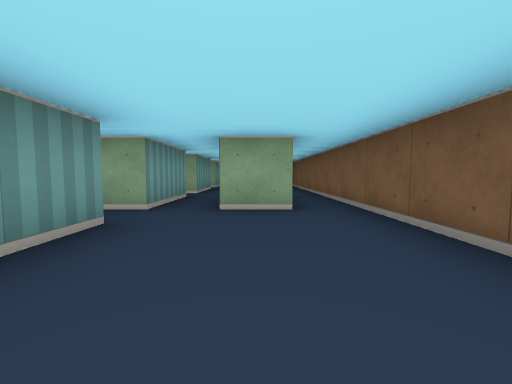
[1] (above)

24 first-person views from a walk through a cub3D maze. The camera is about half as high as the walls, tilts 4° down and sees 90° across. The floor is counted in squares. Each view is taken from the middle of a square. On the plan, view 1 faces up. The plan holds only what a view shows up to about 9 squares ahead; the rest is blank. The place goes on beyond the plan.

[2]
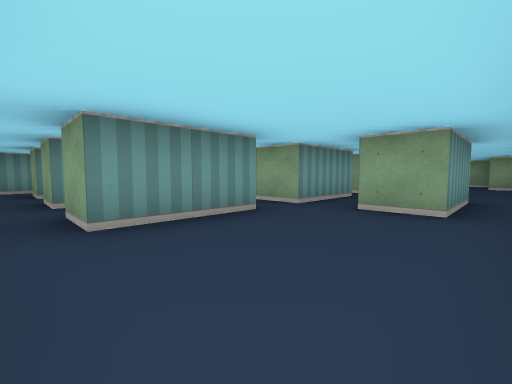

[3]
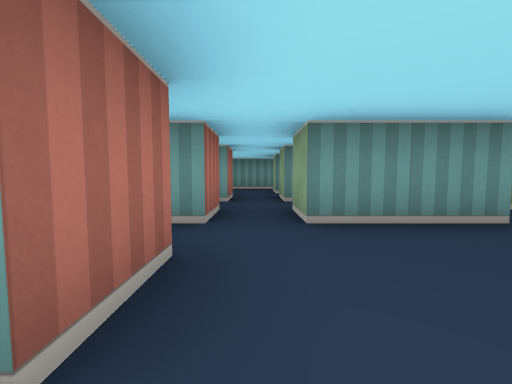

[4]
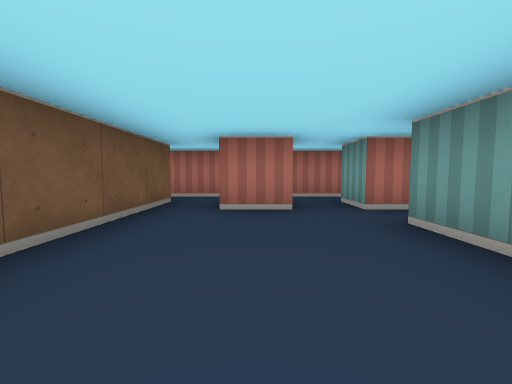

[5]
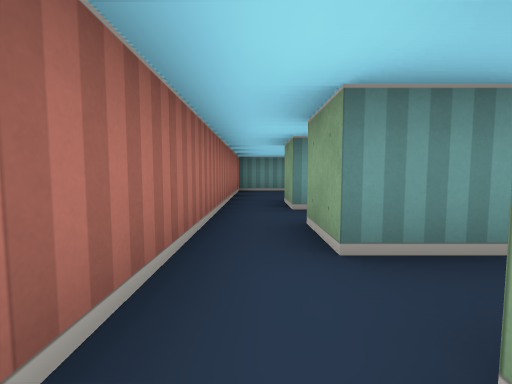

[6]
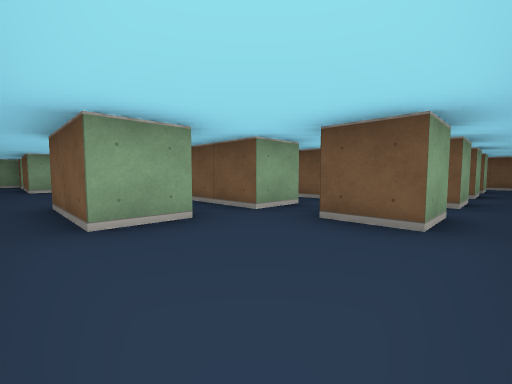

[7]
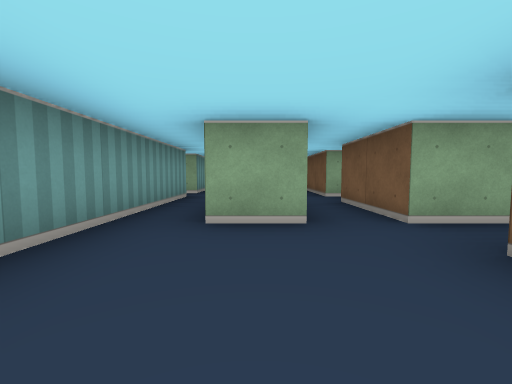

[8]
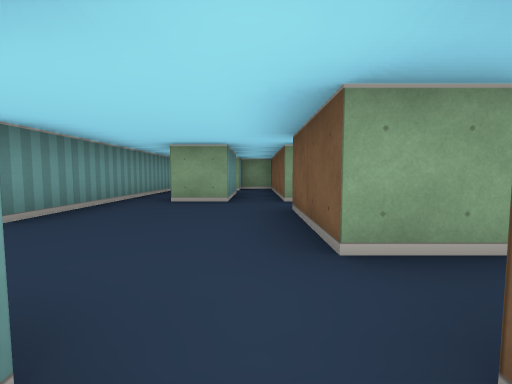

[9]
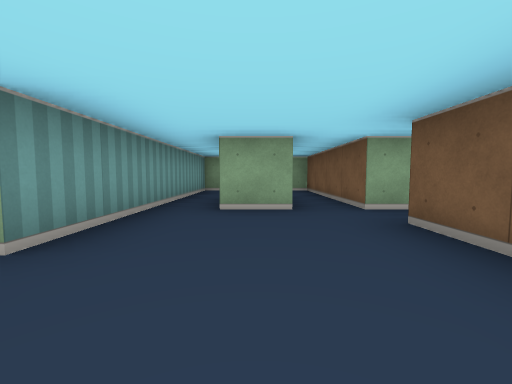

[10]
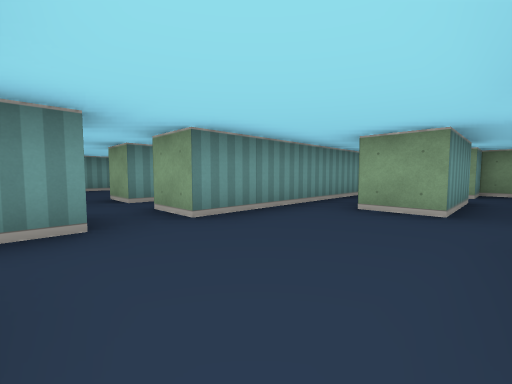

[11]
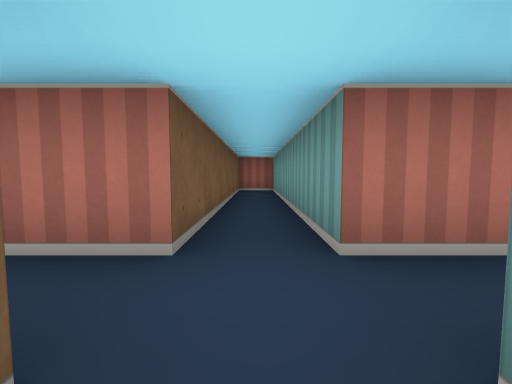

[12]
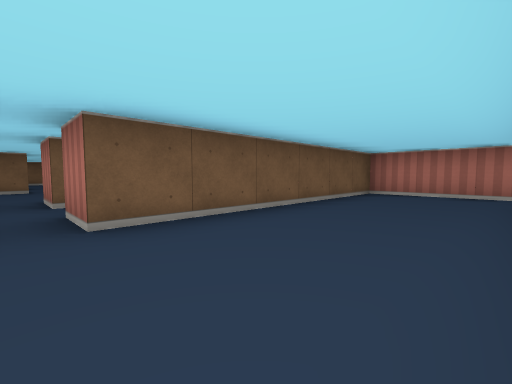

[13]
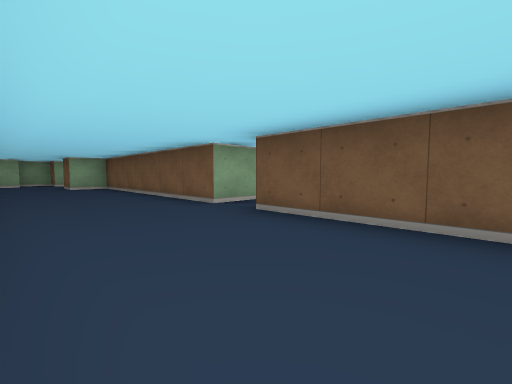

[14]
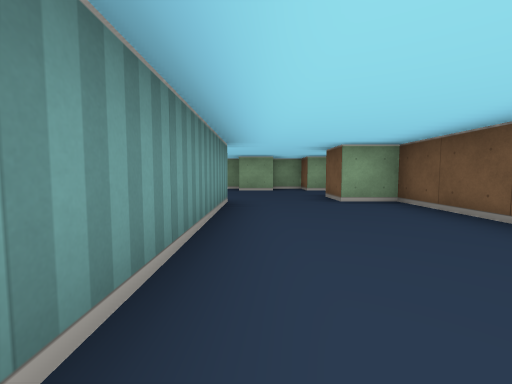

[15]
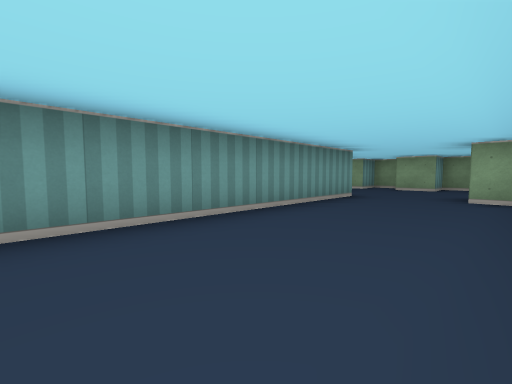

[16]
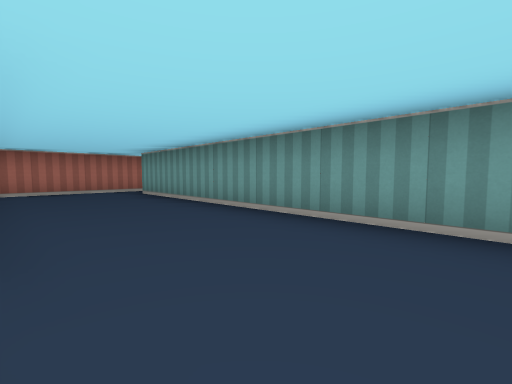

[17]
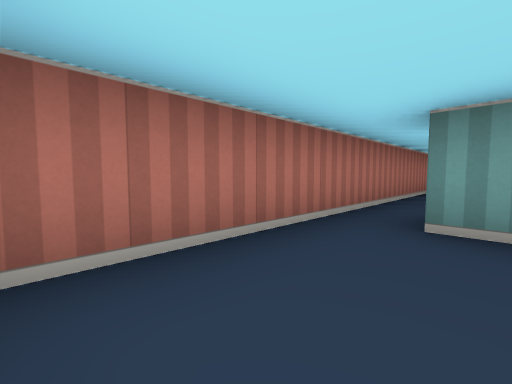

[18]
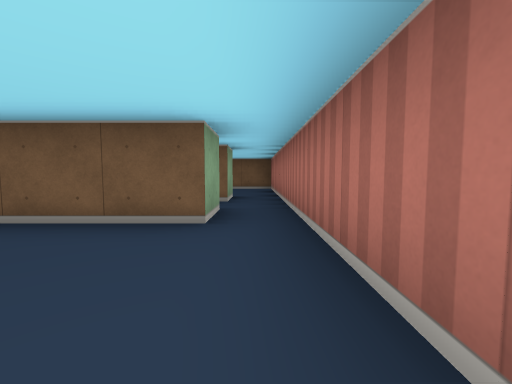

[19]
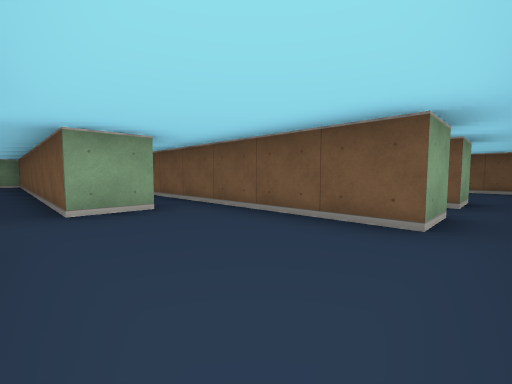

[20]
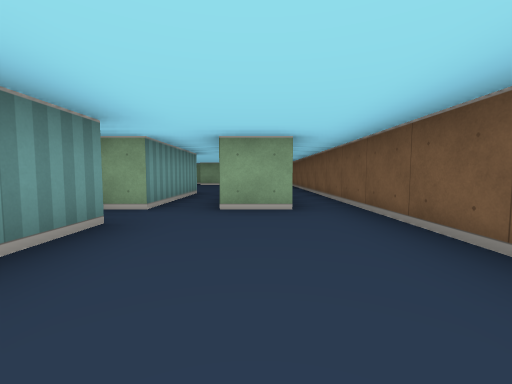

[21]
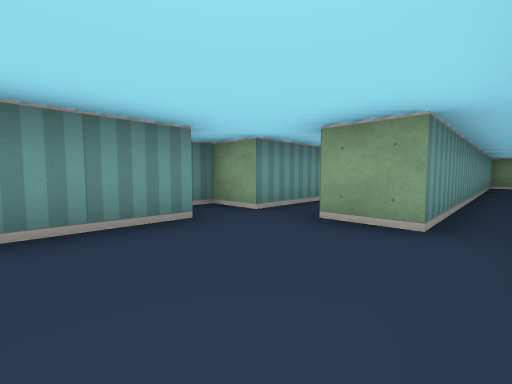

[22]
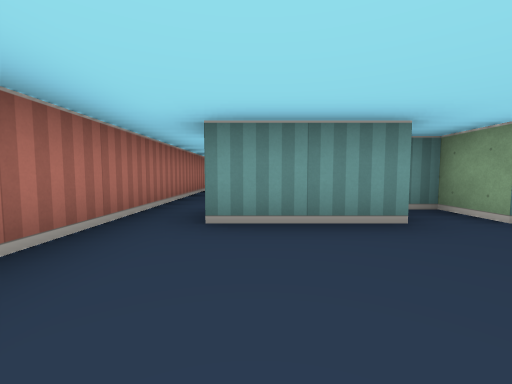

[23]
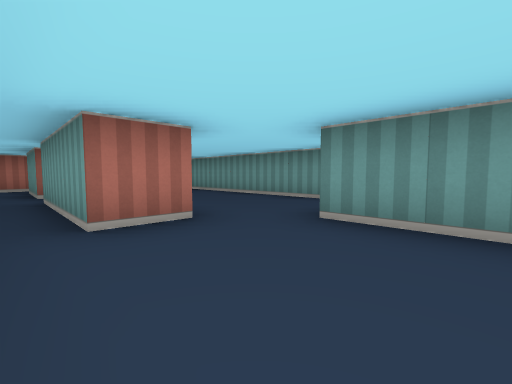

[24]
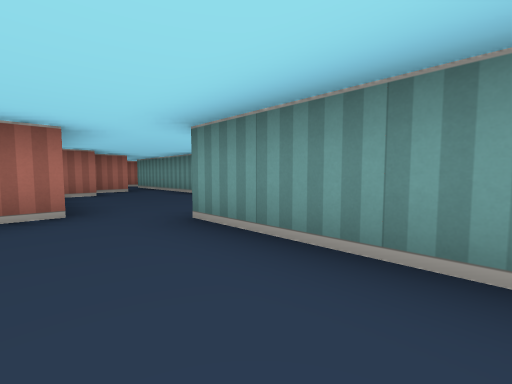

### Floor plan
Points are (right, up) in squares from view 1. A wall is a line through its corners. A room is listed if a view was taken in it or the views show most of it. See-through windows are left out.
Room 1 (views 1, 2, 3, 4, 5, 6, 7)
walls: (-2.5, -0.5) (-1.5, -0.5) (-1.5, -1.5) (-2.5, -1.5); (-3.4, 0.5) (-4.5, 0.5); (-0.6, -0.5) (0.5, -0.5); (-3.5, -0.5) (-3.5, -1.5) (-4.5, -1.5) (-4.5, -0.5) (-3.5, -0.5); (-1.5, 2.6) (-1.5, 0.5) (-2.5, 0.5); (0.5, -1.5) (-0.5, -1.5); (-5.4, 0.5) (-6.5, 0.5); (1.5, -1.5) (1.5, 3.5); (0.5, 3.5) (-0.5, 3.5); (-7.5, 0.5) (-7.5, -2.5) (1.9, -2.5)
ways out: opening at (-7, 1.5) to room 2; opening at (-5, 1.5) to room 2; opening at (-3, 1.5) to room 9; opening at (-2, 3) to room 9; opening at (-1, 4.5); opening at (1, 4.5); opening at (2, -2)
Room 2 (views 8, 9, 10)
walls: (-7.5, 3.5) (-7.5, 0.5); (-5.5, 6.5) (-6.5, 6.5); (-3.4, 3.5) (-4.5, 3.5) (-4.5, 5.5); (-7.5, 6.5) (-7.5, 4.5); (-6.5, 0.5) (-6.5, 2.5); (-4.5, 0.5) (-4.5, 2.5)
ways out: opening at (-7, 1.5) to room 1; opening at (-5, 1.5) to room 1; opening at (-8, 4) to room 3; opening at (-7, 7.5) to room 7; opening at (-5, 7.5) to room 8; opening at (-4, 3) to room 9; opening at (-4, 6)
Room 3 (view 11)
walls: (-9.5, 3.5) (-9.5, -2.5) (-8.5, -2.5) (-8.5, 3.5) (-7.5, 3.5); (-9.5, 5) (-9.5, 4.5); (-7.5, 4.5) (-8.5, 4.5)
ways out: opening at (-8, 4) to room 2; opening at (-10, 4) to room 4
Room 4 (views 12, 13, 14, 15, 16, 17)
walls: (-9.5, 4.5) (-10.5, 4.5) (-10.5, 10.5) (-11.5, 10.5) (-11.5, 11.5); (-13.5, 10.6) (-13.5, -1.5) (-14.5, -1.5); (-10.9, 13.5) (-11.5, 13.5) (-11.5, 14.5) (-12.5, 14.5) (-12.5, 13.5) (-13.5, 13.5); (-14.5, 14.2) (-14.5, 13.5); (-13.5, 14.5) (-14.2, 14.5); (-14.5, -2.5) (-10.5, -2.5) (-10.5, 3.5) (-9.5, 3.5)
ways out: opening at (-10, 4) to room 3; opening at (-14, -2)
Room 5 (views 18, 19, 20, 21, 22)
walls: (-19.5, 0.6) (-19.5, -1.5); (-20.5, 1.5) (-20.5, 1); (-16.5, -1.5) (-16.5, 7); (-21.5, -2.5) (-16.5, -2.5); (-17, 10.5) (-17.5, 10.5) (-17.5, 1.5) (-18.5, 1.5)
ways out: opening at (-22, -2) to room 6; opening at (-19, 2) to room 6; opening at (-16, -2)
Room 6 (views 23, 24)
walls: (-20.6, 4.5) (-19.5, 4.5) (-19.5, 1.5); (-23.5, 4.4) (-23.5, -1.2); (-21.6, 1.5) (-20.9, 1.5); (-18.5, 1.5) (-18.5, 10.2); (-22.5, 0.5) (-21.6, 0.5); (-21.5, 8.1) (-21.5, 5.5); (-24.5, -2.5) (-21.5, -2.5)
ways out: opening at (-22, -2) to room 5; opening at (-19, 2) to room 5
Room 7 (no view inside)
walls: (-6.5, 6.5) (-6.5, 8.5); (-5.5, 9.5) (-6.5, 9.5); (-6.6, 10.5) (-7.5, 10.5) (-7.5, 6.5)
ways out: opening at (-7, 7.5) to room 2; opening at (-6, 9) to room 8
Room 8 (no view inside)
walls: (-5.5, 8.5) (-5.5, 6.5); (-4.5, 6.5) (-4.5, 10.5) (-5.5, 10.5)
ways out: opening at (-5, 7.5) to room 2; opening at (-6, 9) to room 7
Room 9 (no view inside)
walls: (-2.5, 0.5) (-2.5, 1.2); (-1.5, 3.5) (-2.5, 3.5)
ways out: opening at (-3, 1.5) to room 1; opening at (-2, 3) to room 1; opening at (-4, 3) to room 2

Where each view was taken, in squares from view 1:
view 1: 0 up, 0 right, facing up
view 2: 0 up, 1 right, facing up-left
view 3: 0 up, 1 right, facing left
view 4: 3 up, 0 right, facing down
view 5: 2 down, 0 right, facing left
view 6: 2 down, 7 left, facing up-right
view 7: 2 down, 6 left, facing up
view 8: 2 up, 5 left, facing up
view 9: 3 up, 6 left, facing up
view 10: 3 up, 5 left, facing up-left
view 11: 5 up, 9 left, facing down
view 12: 4 up, 13 left, facing down-right
view 13: 1 up, 13 left, facing up-right
view 14: 6 up, 13 left, facing up
view 15: 5 up, 11 left, facing up-left
view 16: 5 up, 11 left, facing down-left
view 17: 1 down, 11 left, facing down-left
view 18: 2 down, 19 left, facing right
view 19: 2 down, 19 left, facing up-right
view 20: 2 down, 18 left, facing up
view 21: 1 down, 17 left, facing up-left
view 22: 1 down, 17 left, facing left
view 23: 7 up, 19 left, facing down-left
view 24: 8 up, 20 left, facing down-left
